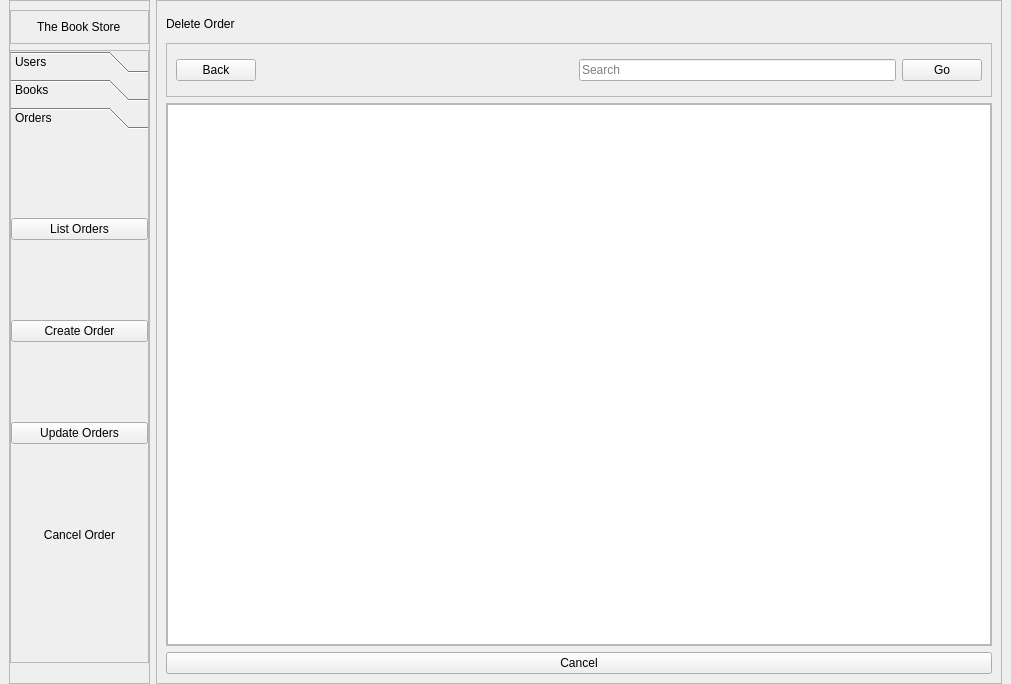
<?xml version="1.0" encoding="UTF-8"?>
<ui version="4.0">
 <class>MainWindow</class>
 <widget class="QMainWindow" name="MainWindow">
  <property name="geometry">
   <rect>
    <x>0</x>
    <y>0</y>
    <width>1011</width>
    <height>684</height>
   </rect>
  </property>
  <property name="windowTitle">
   <string>MainWindow</string>
  </property>
  <widget class="QWidget" name="centralwidget">
   <layout class="QHBoxLayout" name="horizontalLayout" stretch="1,6">
    <property name="topMargin">
     <number>0</number>
    </property>
    <property name="bottomMargin">
     <number>0</number>
    </property>
    <item>
     <widget class="QFrame" name="frame">
      <property name="frameShape">
       <enum>QFrame::StyledPanel</enum>
      </property>
      <property name="frameShadow">
       <enum>QFrame::Raised</enum>
      </property>
      <layout class="QVBoxLayout" name="verticalLayout">
       <property name="leftMargin">
        <number>0</number>
       </property>
       <property name="rightMargin">
        <number>0</number>
       </property>
       <property name="bottomMargin">
        <number>20</number>
       </property>
       <item>
        <widget class="QFrame" name="frame_3">
         <property name="frameShape">
          <enum>QFrame::StyledPanel</enum>
         </property>
         <property name="frameShadow">
          <enum>QFrame::Raised</enum>
         </property>
         <layout class="QHBoxLayout" name="horizontalLayout_2">
          <item alignment="Qt::AlignHCenter">
           <widget class="QLabel" name="l_storetitle">
            <property name="text">
             <string>The Book Store</string>
            </property>
           </widget>
          </item>
         </layout>
        </widget>
       </item>
       <item>
        <widget class="QFrame" name="frame_4">
         <property name="sizePolicy">
          <sizepolicy hsizetype="Preferred" vsizetype="Expanding">
           <horstretch>0</horstretch>
           <verstretch>0</verstretch>
          </sizepolicy>
         </property>
         <property name="frameShape">
          <enum>QFrame::StyledPanel</enum>
         </property>
         <property name="frameShadow">
          <enum>QFrame::Raised</enum>
         </property>
         <layout class="QHBoxLayout" name="horizontalLayout_3">
          <property name="leftMargin">
           <number>0</number>
          </property>
          <property name="topMargin">
           <number>0</number>
          </property>
          <property name="rightMargin">
           <number>0</number>
          </property>
          <property name="bottomMargin">
           <number>30</number>
          </property>
          <item>
           <widget class="QToolBox" name="toolBox">
            <property name="sizePolicy">
             <sizepolicy hsizetype="Preferred" vsizetype="Preferred">
              <horstretch>0</horstretch>
              <verstretch>0</verstretch>
             </sizepolicy>
            </property>
            <property name="currentIndex">
             <number>2</number>
            </property>
            <widget class="QWidget" name="p_user">
             <property name="geometry">
              <rect>
               <x>0</x>
               <y>0</y>
               <width>135</width>
               <height>458</height>
              </rect>
             </property>
             <attribute name="label">
              <string>Users</string>
             </attribute>
             <layout class="QVBoxLayout" name="verticalLayout_4">
              <property name="leftMargin">
               <number>0</number>
              </property>
              <property name="rightMargin">
               <number>0</number>
              </property>
              <item>
               <widget class="QPushButton" name="pb_listusers">
                <property name="text">
                 <string>List Users</string>
                </property>
               </widget>
              </item>
              <item>
               <widget class="QPushButton" name="pb_adduser">
                <property name="text">
                 <string>Add User</string>
                </property>
               </widget>
              </item>
              <item>
               <widget class="QPushButton" name="pb_updateuser">
                <property name="text">
                 <string>Update User</string>
                </property>
               </widget>
              </item>
              <item>
               <widget class="QPushButton" name="pb_deleteuser">
                <property name="text">
                 <string>Delete User</string>
                </property>
               </widget>
              </item>
             </layout>
            </widget>
            <widget class="QWidget" name="p_book">
             <property name="geometry">
              <rect>
               <x>0</x>
               <y>0</y>
               <width>135</width>
               <height>458</height>
              </rect>
             </property>
             <attribute name="label">
              <string>Books</string>
             </attribute>
             <layout class="QVBoxLayout" name="verticalLayout_5">
              <property name="leftMargin">
               <number>0</number>
              </property>
              <property name="rightMargin">
               <number>0</number>
              </property>
              <item>
               <widget class="QPushButton" name="pb_listbooks">
                <property name="text">
                 <string>List Books</string>
                </property>
               </widget>
              </item>
              <item>
               <widget class="QPushButton" name="pb_addbook">
                <property name="text">
                 <string>Add Book</string>
                </property>
               </widget>
              </item>
              <item>
               <widget class="QPushButton" name="pb_updatebook">
                <property name="text">
                 <string>Update Books</string>
                </property>
               </widget>
              </item>
              <item>
               <widget class="QPushButton" name="pb_deletebook">
                <property name="text">
                 <string>Delete Book</string>
                </property>
               </widget>
              </item>
             </layout>
            </widget>
            <widget class="QWidget" name="p_order">
             <property name="geometry">
              <rect>
               <x>0</x>
               <y>0</y>
               <width>135</width>
               <height>458</height>
              </rect>
             </property>
             <attribute name="label">
              <string>Orders</string>
             </attribute>
             <layout class="QVBoxLayout" name="verticalLayout_6">
              <property name="spacing">
               <number>-1</number>
              </property>
              <property name="leftMargin">
               <number>0</number>
              </property>
              <property name="rightMargin">
               <number>0</number>
              </property>
              <item>
               <widget class="QPushButton" name="pb_listorders">
                <property name="text">
                 <string>List Orders</string>
                </property>
               </widget>
              </item>
              <item>
               <widget class="QPushButton" name="pb_createorder">
                <property name="text">
                 <string>Create Order</string>
                </property>
               </widget>
              </item>
              <item>
               <widget class="QPushButton" name="pb_updateorders">
                <property name="text">
                 <string>Update Orders</string>
                </property>
               </widget>
              </item>
              <item>
               <widget class="QPushButton" name="pb_cancelorder">
                <property name="text">
                 <string>Cancel Order</string>
                </property>
                <property name="flat">
                 <bool>true</bool>
                </property>
               </widget>
              </item>
             </layout>
            </widget>
           </widget>
          </item>
         </layout>
        </widget>
       </item>
      </layout>
     </widget>
    </item>
    <item>
     <widget class="QFrame" name="frame_2">
      <property name="frameShape">
       <enum>QFrame::StyledPanel</enum>
      </property>
      <property name="frameShadow">
       <enum>QFrame::Raised</enum>
      </property>
      <layout class="QVBoxLayout" name="verticalLayout_2" stretch="1,2,20,0">
       <item>
        <widget class="QLabel" name="l_pagebanner">
         <property name="text">
          <string>Delete Order</string>
         </property>
        </widget>
       </item>
       <item>
        <widget class="QFrame" name="frame_5">
         <property name="frameShape">
          <enum>QFrame::StyledPanel</enum>
         </property>
         <property name="frameShadow">
          <enum>QFrame::Raised</enum>
         </property>
         <layout class="QHBoxLayout" name="horizontalLayout_4">
          <item>
           <widget class="QPushButton" name="pb_back">
            <property name="text">
             <string>Back</string>
            </property>
           </widget>
          </item>
          <item>
           <spacer name="horizontalSpacer">
            <property name="orientation">
             <enum>Qt::Horizontal</enum>
            </property>
            <property name="sizeHint" stdset="0">
             <size>
              <width>317</width>
              <height>20</height>
             </size>
            </property>
           </spacer>
          </item>
          <item>
           <widget class="QLineEdit" name="le_search">
            <property name="placeholderText">
             <string>Search</string>
            </property>
           </widget>
          </item>
          <item>
           <widget class="QPushButton" name="pb_go">
            <property name="text">
             <string>Go</string>
            </property>
           </widget>
          </item>
         </layout>
        </widget>
       </item>
       <item>
        <widget class="QFrame" name="frame_6">
         <property name="frameShape">
          <enum>QFrame::StyledPanel</enum>
         </property>
         <property name="frameShadow">
          <enum>QFrame::Raised</enum>
         </property>
         <layout class="QVBoxLayout" name="verticalLayout_3">
          <property name="leftMargin">
           <number>0</number>
          </property>
          <property name="topMargin">
           <number>0</number>
          </property>
          <property name="rightMargin">
           <number>0</number>
          </property>
          <property name="bottomMargin">
           <number>0</number>
          </property>
          <item>
           <widget class="QTableView" name="tv_deleteorder">
            <attribute name="horizontalHeaderDefaultSectionSize">
             <number>150</number>
            </attribute>
           </widget>
          </item>
         </layout>
        </widget>
       </item>
       <item>
        <widget class="QPushButton" name="pb_cancel">
         <property name="text">
          <string>Cancel</string>
         </property>
        </widget>
       </item>
      </layout>
     </widget>
    </item>
   </layout>
  </widget>
 </widget>
 <resources/>
 <connections/>
</ui>
